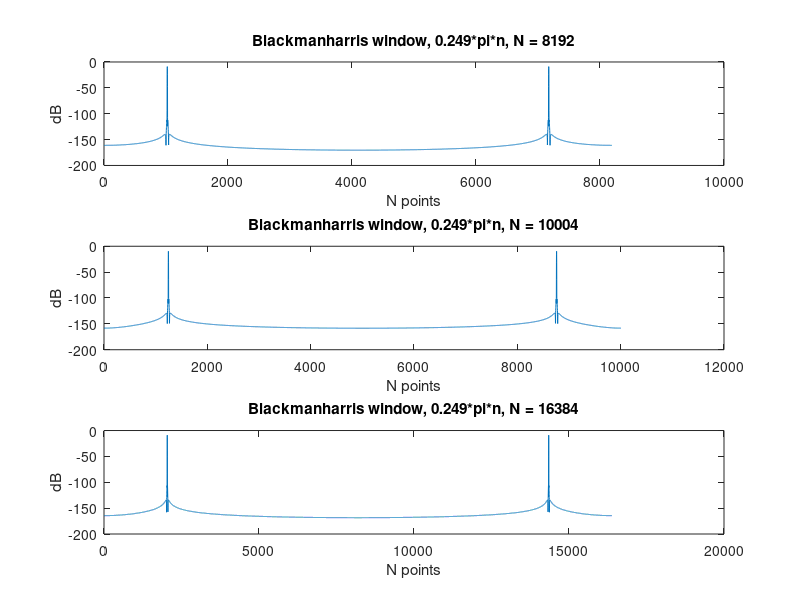

The MATLAB script that drew this image:
N1 = 8192;
N2 = 10004;
N3 = 16384;
k1 = 0:N1-1;
k2 = 0:N2-1;
k3 = 0:N3-1;
%n = 0:20000;
n1=0:(N1-1);
n2=0:(N2-1);
n3=0:(N3-1);
x1 = cos(0.249*pi*n1);
x2 = cos(0.249*pi*n2);
x3 = cos(0.249*pi*n3);

w1 = window(@blackmanharris,N1)';
w2 = window(@blackmanharris,N2)';
w3 = window(@blackmanharris,N3)';
%w1 = blackmanharris(N1);
%w2 = blackmanharris(N2);
%w3 = blackmanharris(N3);



% Calculate N-point DFT
X1=fft(x1.*w1,N1);
X2=fft(x2.*w2,N2);
X3=fft(x3.*w3,N3);

% Quantity of the Y-axis
L1 = 20*log10(2*abs(X1)/N1);
L2 = 20*log10(2*abs(X2)/N2);
L3 = 20*log10(2*abs(X3)/N3);

%Changed from rectwin to blackmanharris
%wvtool(blackmanharris(N1));
%wvtool(blackmanharris(N2));
%wvtool(blackmanharris(N3));

%Plot like 2A
subplot(3,1,1);
plot(L1);
title('Blackmanharris window, 0.249*pi*n, N = 8192')
xlabel('N points');
ylabel('dB')

subplot(3,1,2);
plot(L2);
title('Blackmanharris window, 0.249*pi*n, N = 10004')
xlabel('N points');
ylabel('dB')

subplot(3,1,3);
plot(L3);
title('Blackmanharris window, 0.249*pi*n, N = 16384')
xlabel('N points');
ylabel('dB')
